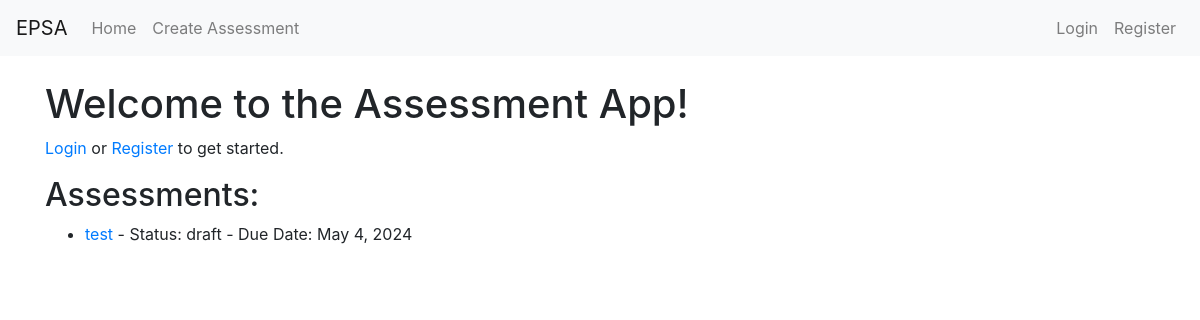
The page / on the database its author committed.
### assessment_app/models.py (models this page shows, shortened)
class Assessment(models.Model):
    name = models.CharField(max_length=255)
    description = models.TextField(blank=True)
    created_at = models.DateTimeField(auto_now_add=True)
    updated_at = models.DateTimeField(auto_now=True)
    status = models.CharField(max_length=50, choices=[('draft', 'Draft'), ('submitted', 'Submitted'), ('approved', 'Approved')])
    due_date = models.DateField(null=True, blank=True)
    collection = models.ForeignKey(
        'AssessmentQuestionCollection',
        on_delete=models.SET_NULL,
        related_name='assessments',
        null=True,  # Allows the field to be null
        default=get_default_collection,  # Set the default collection
        help_text="The collection used for this assessment."
    )

### assessment_app/views.py (the view)
# urls.py: path('', views.index, name='index'),  # Add the index page URL pattern
def index(request):
    assessments = Assessment.objects.all()  # Fetch all assessments
    context = {
        'assessments': assessments,
    }
    return render(request, 'assessment_app/index.html', context)

### assessment_app/templates/assessment_app/index.html (shortened to what this page needs)
{% extends 'base.html' %}
{% block content %}
  <h1>Welcome to the Assessment App!</h1>
  {% if user.is_authenticated %}
    <p>Logged in as: {{ user.username }}</p>
  {% else %}
    <p><a href="{% url 'login' %}">Login</a> or <a href="{% url 'register' %}">Register</a> to get started.</p>
  {% endif %}
  <h2>Assessments:</h2>
  <ul>
    {% for assessment in assessments %}
      <li>
        <a href="{% url 'assessment_detail' assessment.pk %}">{{ assessment.name }}</a> -
        Status: {{ assessment.status }} -
        Due Date: {{ assessment.due_date }}
      </li>
    {% endfor %}
  </ul>
{% endblock %}

### rows shown on the page
Assessment: name "test", status "draft", due_date "May 4, 2024"
